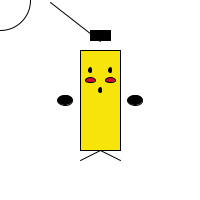
Frame 1 (no input)
Frame 60 (the mouse pressed at the canvas centre just before this capture): identical to frame 1, image omitted
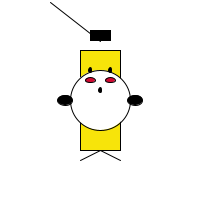
Frame 120 (the mouse held since frame 60 and released just before this capture)

The Processing sketch that drew these frames (run headless with seeded random() and noise(); from frame 60 on, the mouse is pressed at the canvas centre):

// Processing sketch: processing_23340
// ── processing_23340.pde

//Hui Zhang processing
// Project 1

void setup(){
size(200,200);

smooth();
}

void draw() {
  
background(255);
ellipseMode(CENTER);
rectMode(CENTER);
stroke(0);

fill(0);
line(100,41,50,2);
rect(100,35,20,10);
fill(247,228,10);
rect(100,100,40,100);

fill(255);
ellipse(mouseX,mouseY,60,60);

fill(0);
ellipse(110,70,3,5);
ellipse(90,70,3,5);
ellipse(100,90,3,5);
stroke(0);

//cheek
fill(210,10,50);
ellipse(110,80,10,5);
ellipse(90,80,10,5);

//hands
fill(0);
ellipse(65,100,15,10);
ellipse(135,100,15,10);

//feet
line(100,150,80,160);
line(100,150,120,160);
}
